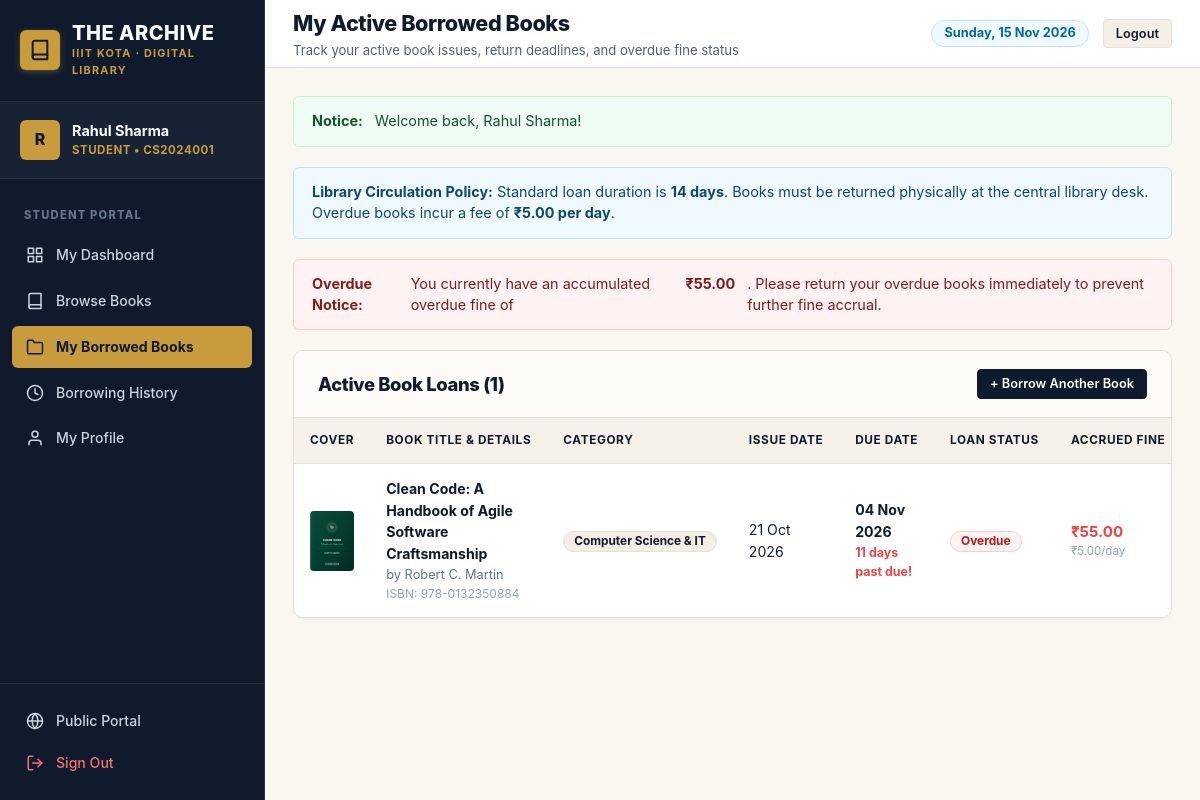
The page /student/my_books.php (signed in) on the database its author committed.
### tables this page shows
CREATE TABLE `issued_books` (
  `id` INT AUTO_INCREMENT PRIMARY KEY,
  `borrow_request_id` INT DEFAULT NULL,
  `user_id` INT NOT NULL,
  `book_id` INT NOT NULL,
  `issue_date` DATE NOT NULL,
  `due_date` DATE NOT NULL,
  `return_date` DATE DEFAULT NULL,
  `status` ENUM('issued', 'returned', 'overdue') NOT NULL DEFAULT 'issued',
  `fine_amount` DECIMAL(8, 2) NOT NULL DEFAULT 0.00,
  `created_at` TIMESTAMP DEFAULT CURRENT_TIMESTAMP,
  CONSTRAINT `fk_issued_user` FOREIGN KEY (`user_id`) REFERENCES `users` (`id`) ON DELETE CASCADE ON UPDATE CASCADE,
  CONSTRAINT `fk_issued_book` FOREIGN KEY (`book_id`) REFERENCES `books` (`id`) ON DELETE CASCADE ON UPDATE CASCADE,
  CONSTRAINT `fk_issued_request` FOREIGN KEY (`borrow_request_id`) REFERENCES `borrow_requests` (`id`) ON DELETE SET NULL ON UPDATE CASCADE
);

CREATE TABLE `books` (
  `id` INT AUTO_INCREMENT PRIMARY KEY,
  `isbn` VARCHAR(30) NOT NULL UNIQUE,
  `title` VARCHAR(255) NOT NULL,
  `author` VARCHAR(255) NOT NULL,
  `category_id` INT NOT NULL,
  `publisher` VARCHAR(255) DEFAULT NULL,
  `publication_year` INT DEFAULT NULL,
  `total_copies` INT NOT NULL DEFAULT 1,
  `available_copies` INT NOT NULL DEFAULT 1,
  `description` TEXT DEFAULT NULL,
  `cover_image` VARCHAR(255) DEFAULT NULL,
  `created_at` TIMESTAMP DEFAULT CURRENT_TIMESTAMP,
  `updated_at` TIMESTAMP DEFAULT CURRENT_TIMESTAMP ON UPDATE CURRENT_TIMESTAMP,
  CONSTRAINT `fk_books_category` FOREIGN KEY (`category_id`) REFERENCES `categories` (`id`) ON DELETE RESTRICT ON UPDATE CASCADE
);

CREATE TABLE `categories` (
  `id` INT AUTO_INCREMENT PRIMARY KEY,
  `name` VARCHAR(100) NOT NULL UNIQUE,
  `description` TEXT DEFAULT NULL,
  `created_at` TIMESTAMP DEFAULT CURRENT_TIMESTAMP
);

### includes/auth.php (called while the page is built, shortened)
<?php
require_once __DIR__ . '/../config/database.php';
function is_logged_in() {
    return isset($_SESSION['user_id']) && !empty($_SESSION['user_id']);
}
function current_user() {
    return [
        'id'        => $_SESSION['user_id'] ?? null,
        'full_name' => $_SESSION['user_name'] ?? 'User',
        'email'     => $_SESSION['user_email'] ?? '',
        'role'      => $_SESSION['user_role'] ?? 'student',
        'student_id'=> $_SESSION['student_id'] ?? ''
    ];
}

### config/database.php (called while the page is built, shortened)
<?php
function e($value) {
    return htmlspecialchars($value ?? '', ENT_QUOTES, 'UTF-8');
}
function calculate_overdue_and_fine($due_date, $return_date = null) {
    $compare_date = $return_date ? new DateTime($return_date) : new DateTime('today');
    $due = new DateTime($due_date);
    if ($compare_date > $due) {
        $interval = $due->diff($compare_date);
        $days = (int)$interval->days;
        $fine = $days * FINE_PER_DAY;
        return [
            'days_overdue' => $days,
            'fine_amount' => $fine
        ];
    }
    return [
        'days_overdue' => 0,
        'fine_amount' => 0.00
    ];
}

### student/my_books.php (the view, shortened to what this page needs)
<?php
require_once __DIR__ . '/../config/database.php';
require_once __DIR__ . '/../includes/auth.php';
$conn = get_db_connection();
$user = current_user();
$user_id = (int)$user['id'];
$stmt = $conn->prepare(
    "SELECT ib.*, b.title, b.author, b.isbn, b.cover_image, c.name AS category_name
     FROM issued_books ib
     JOIN books b ON ib.book_id = b.id
     LEFT JOIN categories c ON b.category_id = c.id
     WHERE ib.user_id = ? AND ib.status IN ('issued', 'overdue')
     ORDER BY ib.due_date ASC"
);
$stmt->bind_param("i", $user_id);
$stmt->execute();
$active_loans = $stmt->get_result()->fetch_all(MYSQLI_ASSOC);
$total_fines = 0.00;
foreach ($active_loans as $loan) {
    $calc = calculate_overdue_and_fine($loan['due_date']);
    $total_fines += $calc['fine_amount'];
}
require __DIR__ . '/../includes/header.php';
?>
<div class="alert alert-info">
  <div>
    <strong>Library Circulation Policy:</strong>
    Standard loan duration is <strong><?= LOAN_PERIOD_DAYS ?> days</strong>.
    Books must be returned physically at the central library desk. Overdue books incur a fee of
    <strong>₹<?= number_format(FINE_PER_DAY, 2) ?> per day</strong>.
  </div>
</div>
<?php if ($total_fines > 0): ?>
  <div class="alert alert-danger">
    <strong>Overdue Notice:</strong> You currently have an accumulated overdue fine of
    <strong>₹<?= number_format($total_fines, 2) ?></strong>.
    Please return your overdue books immediately to prevent further fine accrual.
  </div>
<?php endif; ?>
<div class="content-card">
  <div class="card-header">
    <h2>Active Book Loans (<?= count($active_loans) ?>)</h2>
    <a href="books.php" class="btn btn-sm btn-primary">+ Borrow Another Book</a>
  </div>
  <div class="table-responsive">
    <table class="data-table">
      <thead>
        <tr>
          <th>Cover</th>
          <th>Book Title &amp; Details</th>
          <th>Category</th>
          <th>Issue Date</th>
          <th>Due Date</th>
          <th>Loan Status</th>
          <th>Accrued Fine</th>
        </tr>
      </thead>
      <tbody>
        <?php if (empty($active_loans)): ?>
          <tr>
            <td colspan="7" style="text-align: center; padding: 48px; color: #64748b;">
              <div style="font-size: 2rem; margin-bottom: 8px;">&#128218;</div>
              <p>You have no books currently on loan.</p>
              <a href="books.php" class="btn btn-primary btn-sm" style="margin-top: 10px;">Browse Catalog</a>
            </td>
          </tr>
        <?php else: ?>
          <?php foreach ($active_loans as $loan): ?>
            <?php
              $cover_path = '../assets/images/covers/default_book.svg';
              if (!empty($loan['cover_image']) && file_exists(__DIR__ . '/../assets/images/covers/' . $loan['cover_image'])) {
                  $cover_path = '../assets/images/covers/' . $loan['cover_image'];
              }
              $is_overdue = (strtotime($loan['due_date']) < strtotime(date('Y-m-d')));
              $overdue_info = calculate_overdue_and_fine($loan['due_date']);
              $days_left = ceil((strtotime($loan['due_date']) - strtotime(date('Y-m-d'))) / 86400);
            ?>
            <tr>
              <td style="width: 50px;">
                <img src="<?= e($cover_path) ?>" alt="Cover" style="width: 44px; height: 60px; object-fit: cover; border-radius: 4px;">
              </td>
              <td>
                <div style="font-weight: 700; color: #0f172a;"><?= e($loan['title']) ?></div>
                <div style="font-size: 0.8rem; color: #64748b;">by <?= e($loan['author']) ?></div>
                <div style="font-size: 0.75rem; color: #94a3b8;">ISBN: <?= e($loan['isbn']) ?></div>
              </td>
              <td><span class="badge badge-neutral"><?= e($loan['category_name']) ?></span></td>
              <td><?= date('d M Y', strtotime($loan['issue_date'])) ?></td>
              <td>
                <div style="font-weight: 700;"><?= date('d M Y', strtotime($loan['due_date'])) ?></div>
                <?php if ($is_overdue): ?>
                  <div style="color: #ef4444; font-size: 0.78rem; font-weight: 700;">
                    <?= $overdue_info['days_overdue'] ?> days past due!
                  </div>
                <?php else: ?>
                  <div style="color: #10b981; font-size: 0.78rem;">
                    <?= $days_left ?> days remaining
                  </div>
                <?php endif; ?>
              </td>
              <td>
                <?php if ($is_overdue): ?>
                  <span class="badge badge-danger">Overdue</span>
                <?php else: ?>
                  <span class="badge badge-success">Active Loan</span>
                <?php endif; ?>
              </td>
              <td>
                <?php if ($is_overdue): ?>
                  <strong style="color: #ef4444; font-size: 0.95rem;">₹<?= number_format($overdue_info['fine_amount'], 2) ?></strong>
                  <div style="font-size: 0.72rem; color: #94a3b8;">₹<?= number_format(FINE_PER_DAY, 2) ?>/day</div>
                <?php else: ?>
                  <span style="color: #10b981; font-weight: 600;">₹0.00</span>
                <?php endif; ?>
              </td>
            </tr>
          <?php endforeach; ?>
        <?php endif; ?>
      </tbody>
    </table>
  </div>
</div>
<?php require __DIR__ . '/../includes/footer.php'; ?>

### assets/css/style.css (style rules this page uses)
:root { --navy-deep: #0f1b2d; --navy-navbar: #0f1b2d; --navy-sidebar: #0f1b2d; --navy-hover: #1b2d47; --navy-subtle: #162438; --gold-muted: #c89b3c; --gold-hover: #b5882a; --gold-light: #fdfaf3; --gold-badge: #d4ae58; --gold-border: #e8d3a0; --bg-main: #FAF7F0; --bg-body: #FAF7F0; --bg-card: #FFFFFF; --bg-subtle: #F3EFE6; --bg-table-header: #F6F2E9; --border-color: #E5E1D8; --border-subtle: #ECE8DF; --border-focus: #c89b3c; --text-heading: #0f1b2d; --text-main: #0f1b2d; --text-secondary: #526075; --text-muted: #64748b; --text-light: #94a3b8; --text-white: #ffffff; --success: #15803d; --success-bg: #f0fdf4; --success-border: #bbf7d0; --warning: #b45309; --warning-bg: #fffbeb; --warning-border: #fde68a; --danger: #b91c1c; --danger-bg: #fef2f2; --danger-border: #fecaca; --info: #0369a1; --info-bg: #f0f9ff; --info-border: #bae6fd; --shadow-sm: 0 1px 3px rgba(15, 27, 45, 0.05); --shadow-md: 0 4px 10px rgba(15, 27, 45, 0.07); --shadow-lg: 0 10px 22px rgba(15, 27, 45, 0.09); --shadow-xl: 0 20px 30px rgba(15, 27, 45, 0.12); --radius-sm: 6px; --radius-md: 10px; --radius-lg: 16px; --radius-full: 9999px; --transition: all 0.2s cubic-bezier(0.4, 0, 0.2, 1); --font-sans: -apple-system, BlinkMacSystemFont, "Segoe UI", Roboto, "Helvetica Neue", Arial, sans-serif; }
*, *::before, *::after { box-sizing: border-box; margin: 0; padding: 0; }
html { font-size: 16px; scroll-behavior: smooth; }
body { font-family: var(--font-sans); background-color: var(--bg-main); color: var(--text-main); line-height: 1.55; -webkit-font-smoothing: antialiased; min-height: 100vh; display: flex; flex-direction: column; }
h1, h2, h3, h4, h5, h6 { color: var(--text-heading); font-weight: 700; letter-spacing: -0.02em; }
a { color: var(--navy-deep); text-decoration: none; transition: var(--transition); }
img { max-width: 100%; height: auto; display: block; }
.btn { display: inline-flex; align-items: center; justify-content: center; gap: 8px; padding: 9px 18px; font-size: 0.9rem; font-weight: 600; border-radius: var(--radius-sm); cursor: pointer; border: 1px solid transparent; transition: var(--transition); text-decoration: none; font-family: inherit; line-height: 1.25; }
.btn-primary { background-color: var(--navy-deep); color: var(--text-white); border-color: var(--navy-deep); }
.btn-sm { padding: 6px 12px; font-size: 0.8rem; border-radius: 4px; }
.content-card { background: var(--bg-card); border: 1px solid var(--border-color); border-radius: var(--radius-md); box-shadow: var(--shadow-sm); overflow: hidden; margin-bottom: 28px; }
.card-header { padding: 18px 24px; border-bottom: 1px solid var(--border-color); display: flex; align-items: center; justify-content: space-between; flex-wrap: wrap; gap: 12px; background: #fdfbf7; }
.card-header h2, .card-header h3 { font-size: 1.15rem; font-weight: 800; color: var(--text-heading); }
.table-responsive { width: 100%; overflow-x: auto; }
.data-table { width: 100%; border-collapse: collapse; text-align: left; font-size: 0.88rem; }
.data-table th { background: var(--bg-table-header); color: var(--text-heading); font-weight: 700; text-transform: uppercase; font-size: 0.74rem; letter-spacing: 0.6px; padding: 13px 16px; border-bottom: 1px solid var(--border-color); white-space: nowrap; }
.data-table td { padding: 14px 16px; border-bottom: 1px solid var(--border-color); color: var(--text-main); vertical-align: middle; background: var(--bg-card); }
.data-table tr:last-child td { border-bottom: none; }
.badge { display: inline-flex; align-items: center; gap: 4px; padding: 4px 10px; border-radius: var(--radius-full); font-size: 0.74rem; font-weight: 700; line-height: 1; white-space: nowrap; }
.badge-danger { background: var(--danger-bg); color: var(--danger); border: 1px solid var(--danger-border); }
.badge-neutral { background: var(--bg-subtle); color: var(--navy-deep); border: 1px solid var(--border-color); }
.alert { padding: 14px 18px; border-radius: var(--radius-sm); margin-bottom: 20px; display: flex; align-items: flex-start; gap: 12px; font-size: 0.9rem; line-height: 1.45; }
.alert-error, .alert-danger { background: var(--danger-bg); border: 1px solid var(--danger-border); color: #7f1d1d; }
.alert-info { background: var(--info-bg); border: 1px solid var(--info-border); color: #0c4a6e; }

### rows shown on the page
issued_books: book.cover_image (picture), book.title "Clean Code: A Handbook of Agile Software Craftsmanship", book.author "Robert C. Martin", book.isbn "978-0132350884", categories.name "Computer Science & IT", issue_date "21 Oct 2026", due_date "04 Nov 2026", due_date "11", shows "Overdue", due_date "55.00"

### other values the page prints
substr($user['full_name'] ?? 'U', 0, 1) "R"
$user['full_name'] "Rahul Sharma"
$user['role'] "STUDENT"
$user['student_id'] "CS2024001"
$header_title "My Active Borrowed Books"
$header_subtitle "Track your active book issues, return deadlines, and overdue fine status"
$message "Welcome back, Rahul Sharma!"
LOAN_PERIOD_DAYS "14"
FINE_PER_DAY "5.00"
$total_fines "55.00"
count($active_loans) "1"
